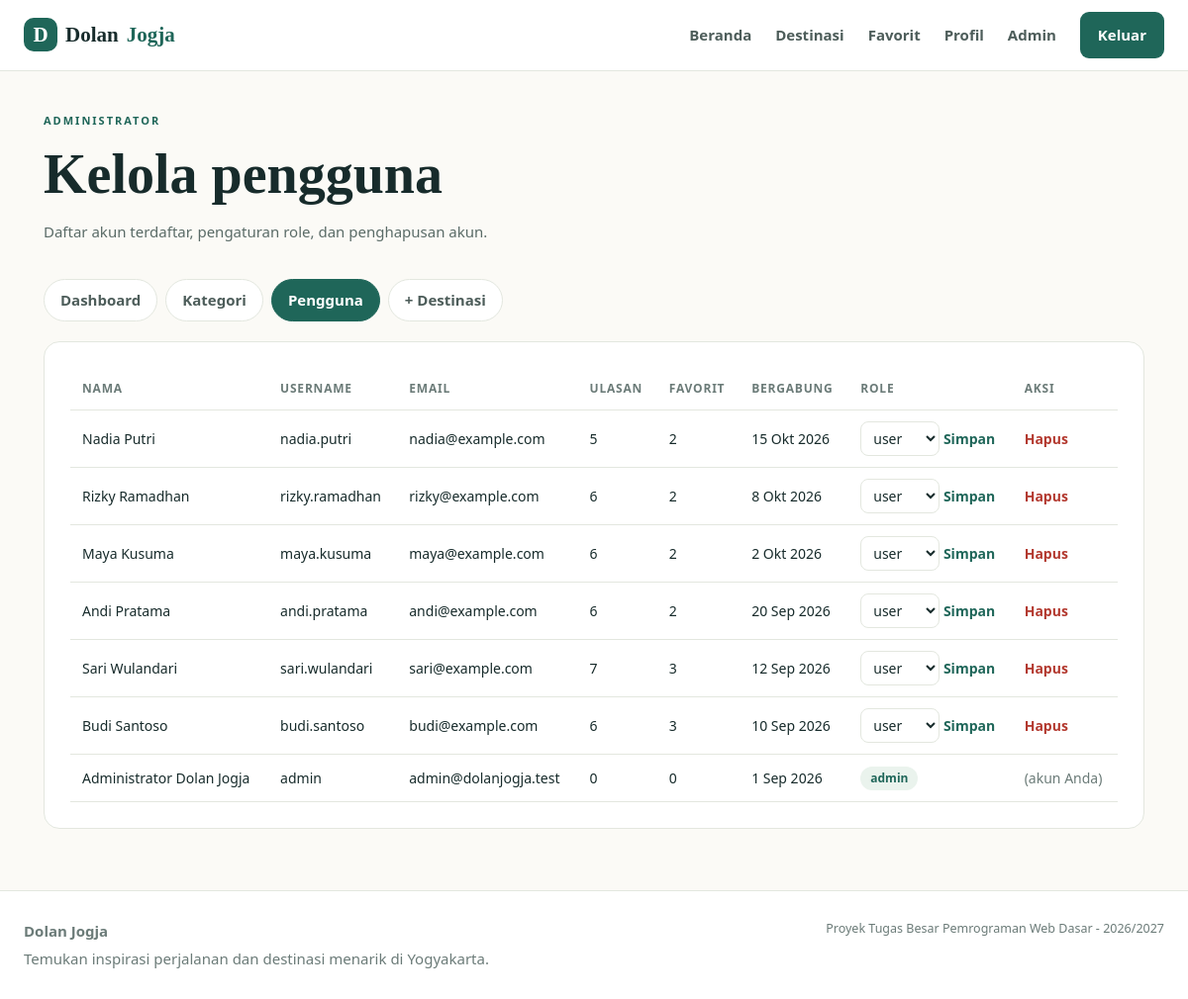
Screenshot of /admin/pengguna.php (signed in) with the database file from the repository.
### tables this page shows
CREATE TABLE users (
  id           INT AUTO_INCREMENT PRIMARY KEY,
  username     VARCHAR(30)  NOT NULL UNIQUE,
  email        VARCHAR(100) NOT NULL UNIQUE,
  password     VARCHAR(255) NOT NULL,               
  nama_lengkap VARCHAR(100) NOT NULL,
  no_hp        VARCHAR(20)  DEFAULT NULL,
  foto         VARCHAR(255) DEFAULT NULL,           
  role         ENUM('user','admin') NOT NULL DEFAULT 'user',
  created_at   TIMESTAMP NOT NULL DEFAULT CURRENT_TIMESTAMP
);

### admin/pengguna.php (the view, shortened to what this page needs)
<?php
require_once __DIR__ . "/../includes/init.php";
$me = (int) $USER["id"];
$rows = $conn->query("SELECT u.id, u.username, u.email, u.nama_lengkap, u.role, u.created_at,
        (SELECT COUNT(*) FROM reviews r WHERE r.user_id=u.id) AS n_ulasan,
        (SELECT COUNT(*) FROM wishlists w WHERE w.user_id=u.id) AS n_fav
        FROM users u ORDER BY u.created_at DESC, u.id DESC");
$self = url("admin/pengguna.php");
header_web("Kelola Pengguna");
?>
<div class="page-heading">
  <span class="eyebrow">Administrator</span>
  <h1>Kelola pengguna</h1>
  <p>Daftar akun terdaftar, pengaturan role, dan penghapusan akun.</p>
</div>
<?php subnav_admin("pengguna"); ?>
<div class="panel table-wrap">
  <table>
    <thead><tr><th>Nama</th><th>Username</th><th>Email</th><th>Ulasan</th><th>Favorit</th><th>Bergabung</th><th>Role</th><th>Aksi</th></tr></thead>
    <tbody>
      <?php while ($u = $rows->fetch_assoc()) { ?>
      <tr>
        <td><?php echo e($u["nama_lengkap"]); ?></td>
        <td><?php echo e($u["username"]); ?></td>
        <td><?php echo e($u["email"]); ?></td>
        <td><?php echo (int) $u["n_ulasan"]; ?></td>
        <td><?php echo (int) $u["n_fav"]; ?></td>
        <td><?php echo e(tanggal($u["created_at"])); ?></td>
        <?php if ((int) $u["id"] === $me) { ?>
        <td><span class="tag"><?php echo e($u["role"]); ?></span></td>
        <td class="muted">(akun Anda)</td>
        <?php } else { ?>
        <td>
          <form class="inline" method="post" action="<?php echo $self; ?>">
            <div>
              <select name="role" title="Role pengguna">
                <option value="user"<?php echo $u["role"] === "user" ? ' selected="selected"' : ""; ?>>user</option>
              </select>
              <button type="submit" class="link-btn">Simpan</button>
            </div>
          </form>
        </td>
        <td class="aksi"><?php echo form_aksi($self, "hapus", $u["id"], "Hapus", "Hapus pengguna ini beserta ulasan dan favoritnya?"); ?></td>
        <?php } ?>
      </tr>
      <?php } ?>
    </tbody>
  </table>
</div>
<?php footer_web(); ?>

### includes/init.php (shortened to what this page needs)
<?php
require_once __DIR__ . "/../config/koneksi.php";
$USER = null;
if (!empty($_SESSION["user_id"])) {
    $s = $conn->prepare("SELECT id,username,email,nama_lengkap,no_hp,foto,role,created_at FROM users WHERE id=?");
    $uid_sesi = (int) $_SESSION["user_id"];
    $s->bind_param("i", $uid_sesi);
    $s->execute();
    $USER = $s->get_result()->fetch_assoc();
}
function e($v) { return htmlspecialchars((string) $v, ENT_QUOTES, "UTF-8"); }
function url($p = "") { return e(BASE . $p); }
function login() { global $USER; return $USER !== null; }
function admin() { global $USER; return $USER !== null && $USER["role"] === "admin"; }
function tanggal($ts) {
    $bulan = array("", "Jan", "Feb", "Mar", "Apr", "Mei", "Jun", "Jul", "Agu", "Sep", "Okt", "Nov", "Des");
    $t = strtotime($ts);
    return date("j", $t) . " " . $bulan[(int) date("n", $t)] . " " . date("Y", $t);
}
function csrf() {
    return $_SESSION["csrf"];
}
function csrf_field() { return '<input type="hidden" name="csrf" value="' . e(csrf()) . '" />'; }
function form_aksi($action, $aksi, $id, $label, $pesan = "", $kelas = "link-danger") {
    $on = $pesan !== "" ? ' onsubmit="return konfirmasi(\'' . e(addslashes($pesan)) . '\');"' : "";
    return '<form class="inline" method="post" action="' . $action . '"' . $on . '><div>'
        . csrf_field()
        . '<input type="hidden" name="aksi" value="' . e($aksi) . '" />'
        . '<input type="hidden" name="id" value="' . (int) $id . '" />'
        . '<button type="submit" class="' . e($kelas) . '">' . e($label) . '</button>'
        . '</div></form>';
}
function header_web($title = "Dolan Jogja") {
    echo '<!DOCTYPE html PUBLIC "-//W3C//DTD XHTML 1.0 Strict//EN" "http://www.w3.org/TR/xhtml1/DTD/xhtml1-strict.dtd">' . "\n";
    ?>
<html xmlns="http://www.w3.org/1999/xhtml" xml:lang="id" lang="id">
<head>
<link rel="stylesheet" type="text/css" href="<?php echo url("assets/css/style.css"); ?>" />
</head>
<body>
<div class="topbar">
<a class="brand" href="<?php echo url("index.php"); ?>"><span class="brand-mark">D</span>Dolan<span>Jogja</span></a>
<div id="nav" class="nav">
<a href="<?php echo url("index.php"); ?>">Beranda</a>
<a href="<?php echo url("index.php#destinasi"); ?>">Destinasi</a>
<?php if (login()) { ?>
<a href="<?php echo url("user/wishlist.php"); ?>">Favorit</a>
<a href="<?php echo url("user/profil.php"); ?>">Profil</a>
<?php if (admin()) { ?><a href="<?php echo url("admin/index.php"); ?>">Admin</a><?php } ?>
<a class="nav-cta" href="<?php echo url("auth/logout.php"); ?>">Keluar</a>
<?php } else { ?>
<a href="<?php echo url("auth/login.php"); ?>">Masuk</a>
<a class="nav-cta" href="<?php echo url("auth/register.php"); ?>">Daftar</a>
<?php } ?>
</div>
</div>
<div class="container">
<?php
}
function subnav_admin($aktif) {
    $menu = array("index" => "Dashboard", "kategori" => "Kategori", "pengguna" => "Pengguna", "destinasi" => "+ Destinasi");
    echo '<div class="subnav">';
    foreach ($menu as $k => $label) {
        echo '<a class="' . ($k === $aktif ? "aktif" : "") . '" href="' . url("admin/" . $k . ".php") . '">' . e($label) . '</a>';
    }
    echo '</div>';
}
function footer_web() { ?>
</div>
<div class="footer">
<div><strong>Dolan Jogja</strong><p>Temukan inspirasi perjalanan dan destinasi menarik di Yogyakarta.</p></div>
<small>Proyek Tugas Besar Pemrograman Web Dasar - 2026/2027</small>
</div>
</body>
</html>
<?php }

### assets/css/style.css (style rules this page uses)
:root { --ink: #172b2b; --muted: #6b7b78; --green: #1f6659; --green-dark: #164a41; --mint: #eaf3ed; --orange: #e5a45b; --paper: #fbfaf6; --line: #e3e7df; --red: #b3392f; }
* { box-sizing: border-box; }
body { margin: 0; background: var(--paper); color: var(--ink); font: 15px/1.65 "Segoe UI", Roboto, Arial, sans-serif; }
h1, h2, h3, .brand, .art-caption { font-family: Georgia, "Times New Roman", serif; }
a { color: var(--green); }
.muted { color: var(--muted); }
.topbar { min-height: 72px; padding: 0 max(calc((100% - 1160px) / 2), 24px); display: flex; align-items: center; justify-content: space-between; background: #fff; border-bottom: 1px solid var(--line); position: relative; }
.brand { text-decoration: none; color: var(--ink); font-size: 21px; font-weight: 700; display: flex; align-items: center; gap: 8px; }
.brand > span:last-child { color: var(--green); }
.brand-mark { display: grid; place-items: center; width: 34px; height: 34px; background: var(--green); color: #fff; border-radius: 10px; }
.nav { display: flex; gap: 24px; align-items: center; }
.nav a { color: #4d5d5a; text-decoration: none; font-weight: 600; }
.nav a.nav-cta { color: #fff; }
.container { max-width: 1160px; margin: 0 auto; padding: 0 24px 40px; }
.btn, .nav a.nav-cta { background: var(--green); color: #fff; border: 0; border-radius: 9px; padding: 11px 18px; text-decoration: none; font: inherit; font-weight: 700; cursor: pointer; display: inline-block; }
.eyebrow { font-size: 11px; letter-spacing: 2px; text-transform: uppercase; color: var(--green); font-weight: 700; }
.tag { display: inline-block; background: var(--mint); color: var(--green); font-size: 12px; font-weight: 700; padding: 2px 10px; border-radius: 999px; }
input[type="text"], input[type="password"], input[type="file"], select, textarea { width: 100%; padding: 11px 13px; border: 1px solid var(--line); border-radius: 8px; background: #fff; font: inherit; color: var(--ink); }
.panel { background: #fff; border: 1px solid var(--line); border-radius: 16px; padding: 26px; margin-bottom: 22px; }
form.inline, form.inline div { display: inline; }
.link-danger, .link-btn { background: none; border: 0; padding: 0; font: inherit; font-weight: 600; cursor: pointer; }
.link-danger { color: var(--red); }
.link-btn { color: var(--green); }
td select { width: auto; padding: 6px 8px; }
.hero h1, .page-heading h1, .detail-hero h1, .auth-intro h1 { font-size: clamp(34px, 5vw, 56px); line-height: 1.12; margin: 12px 0; }
.hero-copy > p, .page-heading p { color: #5a6b67; max-width: 580px; }
.page-heading { padding: 36px 0 14px; }
.subnav { display: flex; gap: 8px; flex-wrap: wrap; margin: 6px 0 20px; }
.subnav a { padding: 8px 16px; border-radius: 999px; background: #fff; border: 1px solid var(--line); text-decoration: none; font-weight: 600; color: #4d5d5a; }
.subnav a.aktif { background: var(--green); color: #fff; border-color: var(--green); }
.table-wrap { overflow-x: auto; }
table { width: 100%; border-collapse: collapse; }
th, td { text-align: left; padding: 11px 12px; border-bottom: 1px solid var(--line); font-size: 14px; vertical-align: middle; }
th { color: var(--muted); font-size: 12px; text-transform: uppercase; letter-spacing: .8px; }
.footer { background: #fff; border-top: 1px solid var(--line); padding: 28px max(calc((100% - 1160px) / 2), 24px); display: flex; justify-content: space-between; gap: 20px; flex-wrap: wrap; color: var(--muted); }
.footer p { margin: 4px 0 0; }

### rows the page displays
users: nama_lengkap "Nadia Putri", username "nadia.putri", email "nadia@example.com", n_ulasan "5", n_fav "2", created_at "15 Okt 2026", role "user"
users: nama_lengkap "Rizky Ramadhan", username "rizky.ramadhan", email "rizky@example.com", n_ulasan "6", n_fav "2", created_at "8 Okt 2026", role "user"
users: nama_lengkap "Maya Kusuma", username "maya.kusuma", email "maya@example.com", n_ulasan "6", n_fav "2", created_at "2 Okt 2026", role "user"
users: nama_lengkap "Andi Pratama", username "andi.pratama", email "andi@example.com", n_ulasan "6", n_fav "2", created_at "20 Sep 2026", role "user"
users: nama_lengkap "Sari Wulandari", username "sari.wulandari", email "sari@example.com", n_ulasan "7", n_fav "3", created_at "12 Sep 2026", role "user"
users: nama_lengkap "Budi Santoso", username "budi.santoso", email "budi@example.com", n_ulasan "6", n_fav "3", created_at "10 Sep 2026", role "user"
users: nama_lengkap "Administrator Dolan Jogja", username "admin", email "admin@dolanjogja.test", n_ulasan "0", n_fav "0", created_at "1 Sep 2026", role "admin"

### other values shown
$label "Dashboard"
$label "Kategori"
$label "Pengguna"
$label "+ Destinasi"
